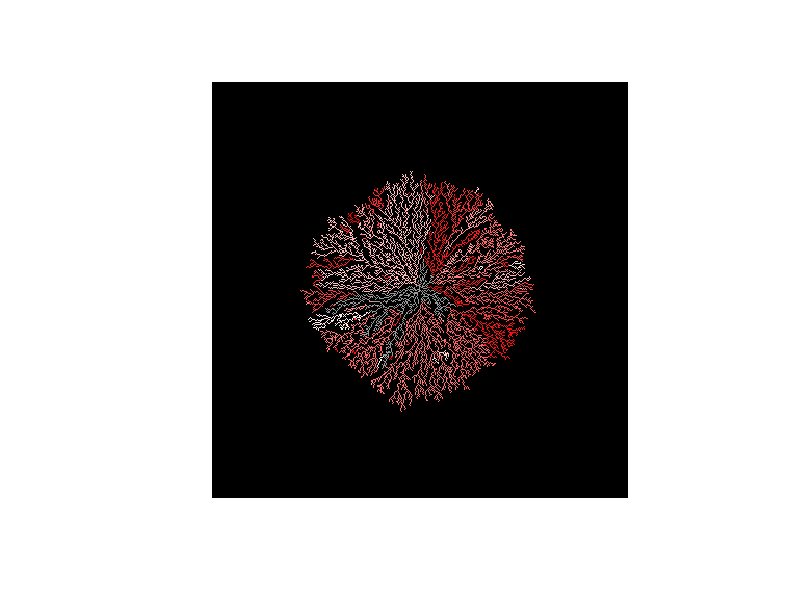

Reproduce this figure in R.
# Definindo o diâmetro do círculo e o número de pontos a serem adicionados
D <- 400
loops <- 10000
passo <- 1  # Tamanho do passo em direção ao centro gravitacional

# Inicializando a matriz que representará o círculo
m <- matrix(0, nrow=D, ncol=D)
r <- D * 0.4  # Raio do círculo (40% do diâmetro)
centro_i <- D / 2  # Coordenada i do centro do círculo
centro_j <- D / 2  # Coordenada j do centro do círculo

# Marcando o ponto inicial no centro do círculo
atual_i <- centro_i
atual_j <- centro_j
m[atual_i, atual_j] <- 1

# Loop principal para adicionar pontos
for(counts in 1:loops){
  # Gerando uma posição aleatória no círculo em radianos
  posic <- runif(1) * 2
  
  # Calculando a posição inicial do ponto na borda do círculo
  atual_i <- centro_i - sinpi(posic) * r
  atual_j <- centro_j - cospi(posic) * r
  
  # Loop para mover o ponto em direção ao centro do círculo
  repeat{
    # Calculando a diferença entre a posição atual e o centro do círculo
    delta_i <- centro_i - atual_i
    delta_j <- centro_j - atual_j
    
    # Calculando a distância até o centro do círculo
    distancia <- sqrt(delta_i^2 + delta_j^2)
    
    # Atualizando a posição do ponto, movendo-o um passo em direção ao centro
    atual_i <- atual_i + (delta_i * passo / distancia)
    atual_j <- atual_j + (delta_j * passo / distancia)
    
    # Arredondando a posição atual para os índices da matriz
    i_adj <- round(atual_i)
    j_adj <- round(atual_j)
    
    # Verificando se o ponto está próximo a um ponto existente na matriz
    if(any(m[(i_adj-1):(i_adj+1), (j_adj-1):(j_adj+1)] >= 1)){
      # Decidindo se o ponto deve ser atribuído com base no ponto adjacente ou ser um valor aleatório
      twist <- sample(c(0, 1), 1, prob=c(100, 1))
      if(twist == 0){
        # Atribuindo o valor do ponto adjacente máximo
        m[i_adj, j_adj] <- max(m[(i_adj-1):(i_adj+1), (j_adj-1):(j_adj+1)])
      } else {
        # Atribuindo um valor aleatório entre 2 e 200
        m[i_adj, j_adj] <- sample(2:200, 1)
      }
      break  # Saindo do loop repeat
    }
  }
}

# Criando uma paleta de cores para visualização
colfunc <- colorRampPalette(c("black", "white", "red"), bias = 7.5)

# Plotando a matriz resultante como uma imagem
image(t(apply(m, 2, rev)), asp=1, axes=FALSE, col=colfunc(300))
